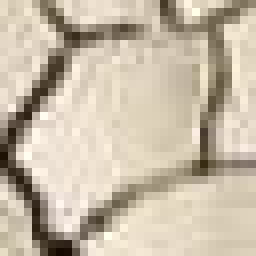
#> input picture data/texture2.jpg, 32 x 32 px, found by its file name (shown 8 times larger)
$ python appearance_space.py
#> lines starting #> are read from the running program, lines starting #| are printed output that depends on the picture
#> further down, im is the input picture: shape (32, 32, 3); mean B, G, R 168, 187, 199.4
import numpy as np
import cv2
from sklearn.decomposition import PCA
from sklearn.neighbors import NearestNeighbors
from PIL import Image
from skimage.filters import sobel
import matplotlib.pyplot as plt


CORR_DELTA = np.array([[1,1], [1,-1], [-1,1], [-1,-1]])


def get_appearance_space_vector(im, surrounding_size, feature_distance=True):
#> called with surrounding_size = 2, feature_distance = True
    dims = 4 if feature_distance else 3
    grayscale_im = cv2.cvtColor(im,cv2.COLOR_RGB2GRAY)
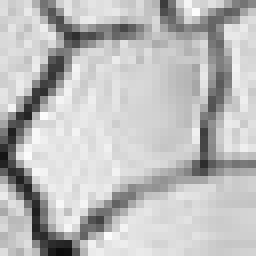
#> grayscale_im: shape (32, 32) (shown 8 times larger); min 12, max 252, mean 188.6
    edges = sobel(grayscale_im)
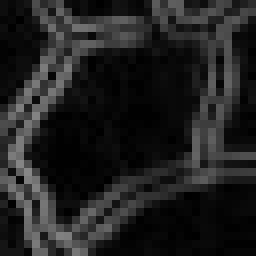
#> edges: shape (32, 32) float64 (shown 8 times larger); min 0.00219, max 0.528, mean 0.128
    edges = 1 - edges
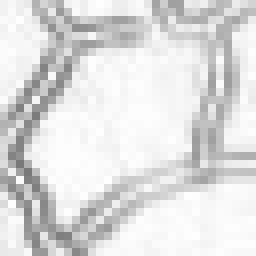
#> edges: shape (32, 32) float64 (shown 8 times larger); min 0.472, max 0.998, mean 0.872

    vector_im = np.zeros((im.shape[0], im.shape[1], dims * (2 * surrounding_size + 1)**2))
    for i in range(surrounding_size, im.shape[0] - surrounding_size):
        for j in range(surrounding_size, im.shape[1] - surrounding_size):
            patch = im[i - surrounding_size:i + surrounding_size+1, j - surrounding_size:j + surrounding_size+1, :]
            if feature_distance:
                patch_edges = edges[i - surrounding_size:i + surrounding_size + 1, j - surrounding_size:j + surrounding_size + 1]
                patch_edges = np.expand_dims(patch_edges, axis=2)
                patch = np.concatenate([patch, patch_edges], axis=2)
            patch = np.reshape(patch, (dims * (2 * surrounding_size + 1)**2,))
            vector_im[i - surrounding_size, j - surrounding_size] = patch
    return conduct_pca(vector_im)


def conduct_pca(image_with_features, desired_dimensions=8):
#> called with image_with_features = array of shape (32, 32, 100), desired_dimensions = 8
    original_shape = image_with_features.shape
#> original_shape = (32, 32, 100)
    image_with_features = np.reshape(image_with_features, (image_with_features.shape[0] * image_with_features.shape[1], image_with_features.shape[2]))
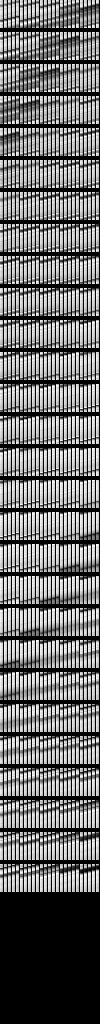
#> image_with_features: shape (1024, 100) float64; min 0, max 255, mean 106.6
    pca = PCA(n_components=desired_dimensions)
    new_features = pca.fit_transform(image_with_features)
    new_features = np.reshape(new_features, (original_shape[0], original_shape[1], desired_dimensions))
    return new_features, pca

def get_adj_neighborhoods(image_with_features, desired_dimensions=8):
    height, width, _ = image_with_features.shape
    neighbor_features = np.zeros((height, width, desired_dimensions * 3))
    for i in range(height):
        for j in range(width):
            dimensions = []
            if i > 0:
                dimensions.append(image_with_features[i - 1, j])
                if j > 0:
                    dimensions.append(image_with_features[i - 1, j - 1])
            if j > 0:
                dimensions.append(image_with_features[i, j - 1])

            while len(dimensions) != 3:
                dimensions.append(image_with_features[i, j])
            dimensions = np.array(dimensions)
            dimensions = np.reshape(dimensions, (desired_dimensions * 3,))
            neighbor_features[i, j] = dimensions
    return conduct_pca(neighbor_features)


def get_neighborhoods(image_with_features, desired_dimensions=8):
    height, width, _ = image_with_features.shape
    neighbor_features = np.zeros((height, width, desired_dimensions * 4))
    i, j = np.meshgrid(np.arange(height), np.arange(width), indexing='ij')
    image_with_features = np.pad(image_with_features, ((1, 1), (1, 1), (0, 0)), mode="reflect")
    for k, delta in enumerate(CORR_DELTA):
        neighbor_features[i, j, desired_dimensions*k:desired_dimensions*(k+1)] = image_with_features[i + 1 + delta[0], j + 1 + delta[1]]

    return conduct_pca(neighbor_features)


def get_nearest_neighbors(nb_vectors):
    shape = (nb_vectors.shape[0], nb_vectors.shape[1], 2)
    nb_vectors = np.reshape(nb_vectors, (-1, nb_vectors.shape[2]))
    tree = NearestNeighbors(n_neighbors=2, algorithm='kd_tree', metric='l2', n_jobs=-1).fit(nb_vectors)
    nearest_nbs = tree.kneighbors(nb_vectors, return_distance=False)
    I, J = np.meshgrid(np.arange(shape[0]), np.arange(shape[1]), indexing='ij')
    indices = np.stack([I, J], axis=2)
    indices = indices.reshape((-1, 2))
    nearest_nbs = indices[nearest_nbs[..., 1]]
    nearest_nbs = np.reshape(nearest_nbs, shape)
    return nearest_nbs


if __name__ == '__main__':
    im = cv2.imread("data/texture2.jpg", cv2.COLOR_BGR2RGB)
    im = cv2.cvtColor(im, cv2.COLOR_BGR2RGB)
    og, vec = get_appearance_space_vector(im, 2)
    new_features, m = conduct_pca(vec)
#> (the run stopped early here; a loop or call above may not have finished)

$ run again, with data/texture1.jpg copied over data/texture2.jpg
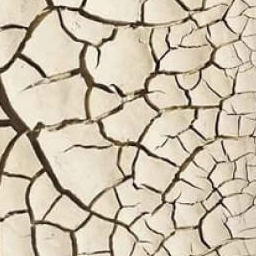
#> input picture data/texture1.jpg, 256 x 256 px, found by its file name
#> im is the input picture: shape (256, 256, 3); mean B, G, R 172.1, 192, 203.6
#> in get_appearance_space_vector, `grayscale_im = cv2.cvtColor(im,cv2.COLOR_RGB2GRAY)`:
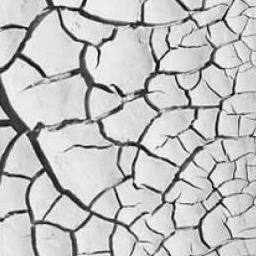
#> grayscale_im: shape (256, 256); min 2, max 253, mean 193.2
#> in get_appearance_space_vector, `edges = 1 - edges`:
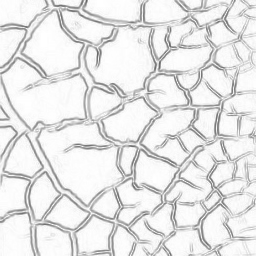
#> edges: shape (256, 256) float64; min 0.405, max 1, mean 0.905

$ run again, with data/texture1.png saved as data/texture2.jpg
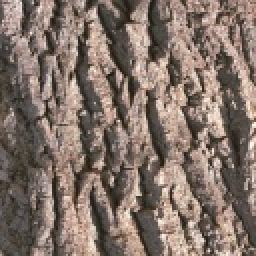
#> input picture data/texture1.png, 128 x 128 px, found by its file name (shown 2 times larger)
#> im is the input picture: shape (128, 128, 3); mean B, G, R 105, 114.7, 130.4
#> in get_appearance_space_vector, `edges = sobel(grayscale_im)`:
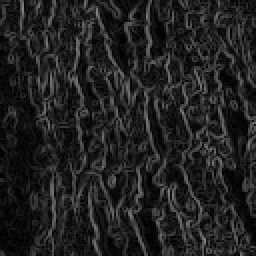
#> edges: shape (128, 128) float64 (shown 2 times larger); min 1.96e-17, max 0.517, mean 0.131
#> in get_appearance_space_vector, `edges = 1 - edges`:
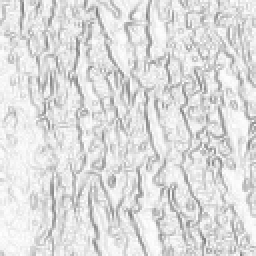
#> edges: shape (128, 128) float64 (shown 2 times larger); min 0.483, max 1, mean 0.869
